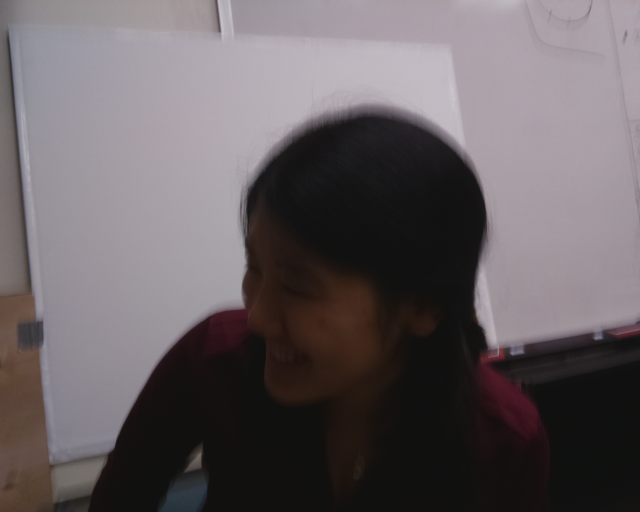
#> input picture Pi_Test_Photos/Amanda1.jpg, 1280 x 1024 px (shown at 1/2 size); its folder holds 4 pictures in this run
$ python pitest.py
#> lines starting #> are read from the running program, lines starting #| are printed output that depends on the picture
import numpy as np
import cv2

faceCascade = cv2.CascadeClassifier('/home/pi/Downloads/opencv/data/haarcascades/haarcascade_frontalface_alt.xml')

faceCascade2 = cv2.CascadeClassifier('/home/pi/Downloads/opencv/data/haarcascades/haarcascade_frontalface_default.xml')

numcorrect = 0
numnodetect = 0
numtoomanydetect = 0
numfixed = 0

people = ['Amanda', 'Andrew W', 'Josh', 'Julia']


for name in people:
	for i in range(1,11):
		string = name + str(i) + '.jpg'

		img = cv2.imread(string)
#> img is the input picture: shape (1024, 1280, 3); mean B, G, R 97.7, 94.6, 101.7

		height, width = img.shape[:2]
#> height = 1024; width = 1280

		img = cv2.resize(img,(width//2, height//2), interpolation = cv2.INTER_AREA)
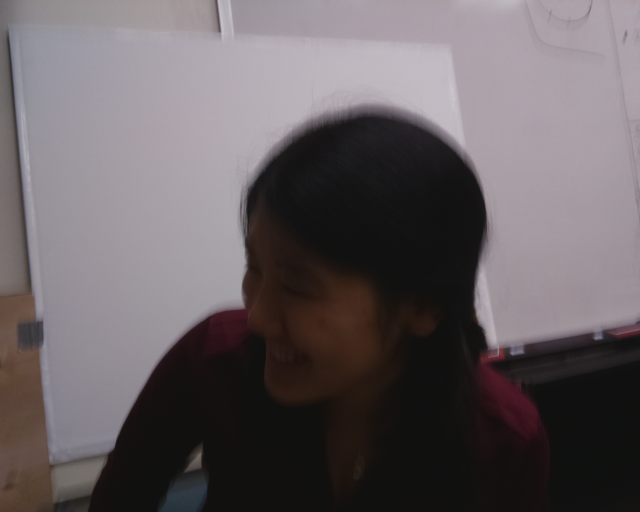
#> img: shape (512, 640, 3); mean B, G, R 97.8, 94.7, 101.8

		img = img[75:425, 225:475]
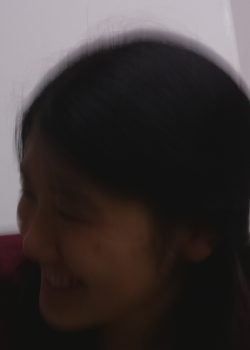
#> img: shape (350, 250, 3); mean B, G, R 52.6, 52.9, 59.5

		gray = cv2.cvtColor(img, cv2.COLOR_BGR2GRAY)

		faces = faceCascade.detectMultiScale(gray)
#> faces = ()

		print(name, i, len(faces))
#| Amanda 1 0

		if len(faces) != 0:
			if len(faces) == 1:
				for x,y,w,h in faces:
					cv2.rectangle(img,(x,y),(x+w,y+h),(255,0,0),2)
					roi_gray = gray[y:y+h, x:x+w]
					roi_color = img[y:y+h, x:x+w]

				numcorrect = numcorrect + 1

				cv2.imshow('img',img)
				cv2.waitKey(0)
				cv2.destroyAllWindows()

			else:
				facecheck = faceCascade2.detectMultiScale(gray)

				if len(facecheck) == 1:
					print('Second check correct')

					for x,y,w,h, in facecheck:
						cv2.rectangle(img,(x,y),(x+w,y+h),(255,0,0),2)
						roi_gray = gray[y:y+h, x:x+w]
						roi_color = img[y:y+h, x:x+w]

					numcorrect = numcorrect + 1

					numfixed = numfixed + 1;

					cv2.imshow('img',img)
					cv2.waitKey(0)
					cv2.destroyAllWindows()

				else:
					numtoomanydetect = numtoomanydetect + 1;
					print('too many faces detected')

					cv2.imshow('img',img)
					cv2.waitKey(0)
					cv2.destroyAllWindows()

		else:
			facecheck = faceCascade2.detectMultiScale(gray)
#> facecheck = ()
#> (the run stopped early here; a loop or call above may not have finished)
